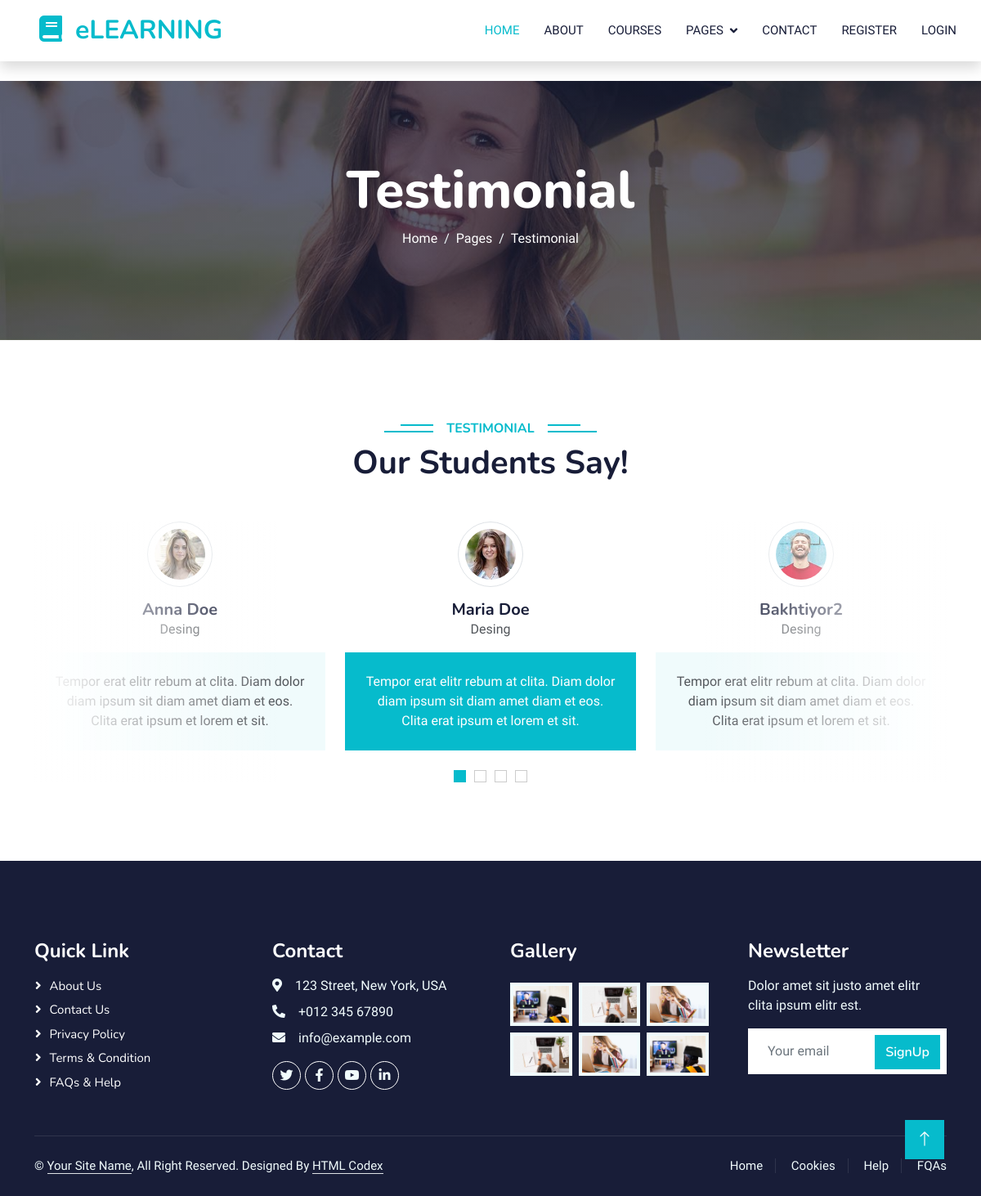
/testimonial, run on an earlier commit of the app's database.
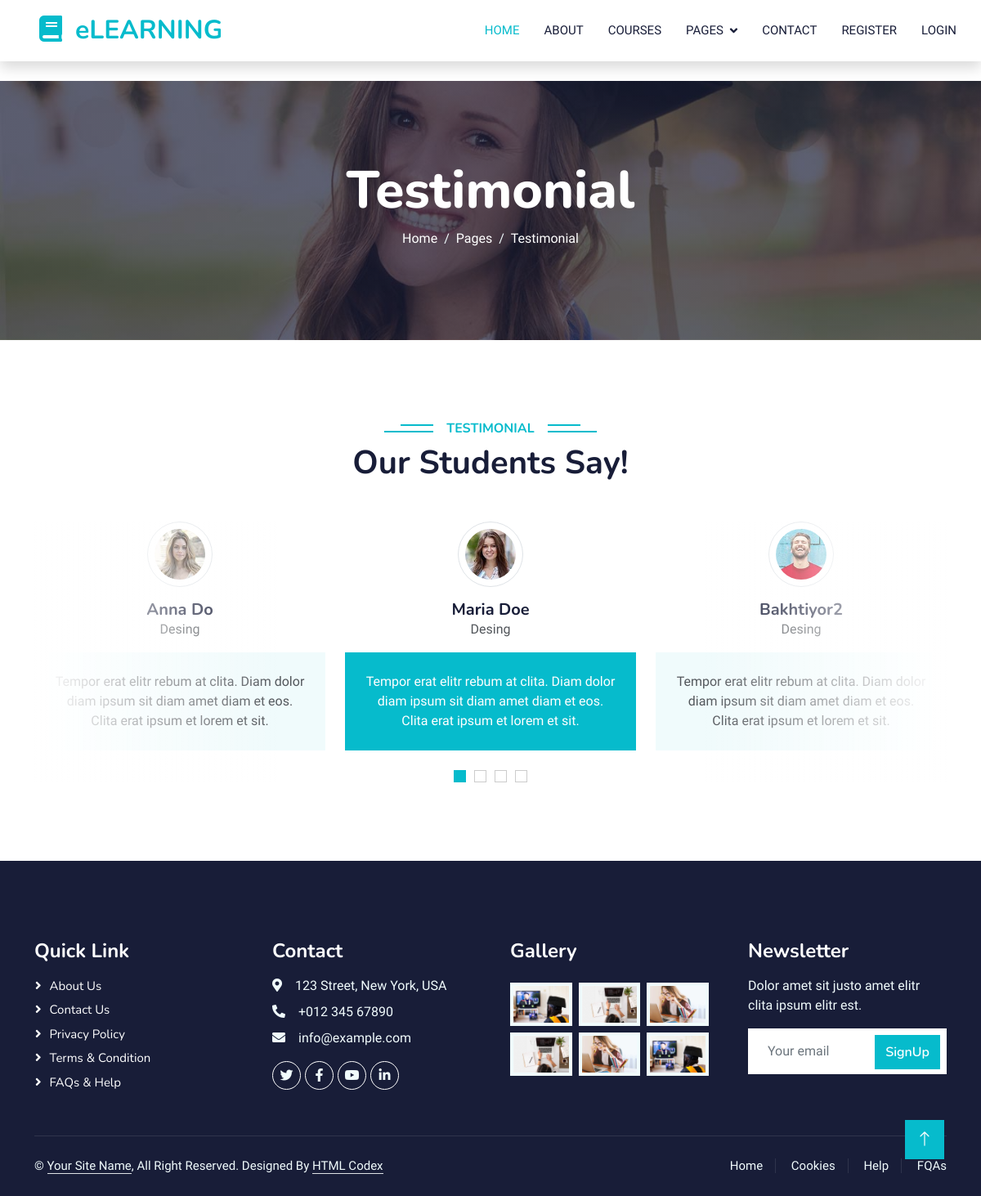
And on a later commit of the database.
### learningapp/models.py (models this page shows, shortened)
class Clients(models.Model):
    name = models.CharField(max_length=200)
    bio = models.TextField()
    profession = models.CharField(max_length=200)
    img = models.ImageField(upload_to='clients/')
    slug = models.SlugField()

### learningapp/views.py (the view)
# urls.py: path('testimonial', testimonial, name='testimonial'),
def testimonial(request):
   client = Clients.objects.all()
   context = {
      'client' : client
   }
   return render(request, 'testimonial.html', context=context)

### templates/testimonial.html
{% extends "base.html" %}
{% load static %}
{% block content %}
    <div class="container-fluid bg-primary py-5 mb-5 page-header">
        <div class="container py-5">
            <div class="row justify-content-center">
                <div class="col-lg-10 text-center">
                    <h1 class="display-3 text-white animated slideInDown">Testimonial</h1>
                    <nav aria-label="breadcrumb">
                        <ol class="breadcrumb justify-content-center">
                            <li class="breadcrumb-item"><a class="text-white" href="#">Home</a></li>
                            <li class="breadcrumb-item"><a class="text-white" href="#">Pages</a></li>
                            <li class="breadcrumb-item text-white active" aria-current="page">Testimonial</li>
                        </ol>
                    </nav>
                </div>
            </div>
        </div>
    </div>
    <div class="container-xxl py-5 wow fadeInUp" data-wow-delay="0.1s">
        <div class="container">
            <div class="text-center">
                <h6 class="section-title bg-white text-center text-primary px-3">Testimonial</h6>
                <h1 class="mb-5">Our Students Say!</h1>
            </div>
            <div class="owl-carousel testimonial-carousel position-relative">
                {% for client in client %}
                <div class="testimonial-item text-center">
                    <img class="border rounded-circle p-2 mx-auto mb-3" src="{{ client.img.url }}" style="width: 80px; height: 80px;">
                    <h5 class="mb-0">{{ client.name }}</h5>
                    <p>{{ client.profession }}</p>
                    <div class="testimonial-text bg-light text-center p-4">
                    <p class="mb-0">{{ client.bio }}</p>
                    </div>
                </div>
                {% endfor %}
            </div>
        </div>
    </div>
{% endblock content %}

### templates/base.html (shortened to what this page needs)
{% load static %}
<!DOCTYPE html>
<html lang="en">
<head>
    <link href="https://cdnjs.cloudflare.com/ajax/libs/font-awesome/5.10.0/css/all.min.css" rel="stylesheet">
    <link href="https://cdn.jsdelivr.net/npm/bootstrap-icons@1.4.1/font/bootstrap-icons.css" rel="stylesheet">
    <link href="{% static 'lib/animate/animate.min.css' %}" rel="stylesheet">
    <link href="{% static 'lib/owlcarousel/assets/owl.carousel.min.css' %}" rel="stylesheet">
    <link href="{% static 'css/bootstrap.min.css' %}" rel="stylesheet">
    <link href="{% static 'css/style.css' %}" rel="stylesheet">
</head>
<body>
    <nav class="navbar navbar-expand-lg bg-white navbar-light shadow sticky-top p-0">
        <a href="{% url 'index' %}" class="navbar-brand d-flex align-items-center px-4 px-lg-5">
            <h2 class="m-0 text-primary"><i class="fa fa-book me-3"></i>eLEARNING</h2>
        </a>
        <div class="collapse navbar-collapse" id="navbarCollapse">
            <div class="navbar-nav ms-auto p-4 p-lg-0">
                <a href="{% url 'index' %}" class="nav-item nav-link active">Home</a>
                <a href="{% url 'about' %}" class="nav-item nav-link">About</a>
                <a href="{% url 'courses' %}" class="nav-item nav-link">Courses</a>
                <div class="nav-item dropdown">
                    <a href="#" class="nav-link dropdown-toggle" data-bs-toggle="dropdown">Pages</a>
                </div>
                <a href="{% url 'contact' %}" class="nav-item nav-link">Contact</a>
                {% if user.is_authenticated %}
                    <a href="{% url 'logout' %}" class="nav-item nav-link">Logout</a>
                {% else %}
                    <a href="{% url 'register' %}" class="nav-item nav-link">Register</a>
                    <a href="{% url 'login' %}" class="nav-item nav-link">Login</a>
                {% endif %}
            </div>
        </div>
    </nav>
    <br/>
    {% block content %}
    {% endblock content %}
     <div class="container-fluid bg-dark text-light footer pt-5 mt-5 wow fadeIn" data-wow-delay="0.1s">
        <div class="container py-5">
            <div class="row g-5">
                <div class="col-lg-3 col-md-6">
                    <h4 class="text-white mb-3">Quick Link</h4>
                    <a class="btn btn-link" href="">About Us</a>
                    <a class="btn btn-link" href="">Contact Us</a>
                    <a class="btn btn-link" href="">Privacy Policy</a>
                    <a class="btn btn-link" href="">Terms & Condition</a>
                    <a class="btn btn-link" href="">FAQs & Help</a>
                </div>
                <div class="col-lg-3 col-md-6">
                    <h4 class="text-white mb-3">Contact</h4>
                    <p class="mb-2"><i class="fa fa-map-marker-alt me-3"></i>123 Street, New York, USA</p>
                    <p class="mb-2"><i class="fa fa-phone-alt me-3"></i>+012 345 67890</p>
                    <p class="mb-2"><i class="fa fa-envelope me-3"></i>info@example.com</p>
                    <div class="d-flex pt-2">
                        <a class="btn btn-outline-light btn-social" href=""><i class="fab fa-twitter"></i></a>
                        <a class="btn btn-outline-light btn-social" href=""><i class="fab fa-facebook-f"></i></a>
                        <a class="btn btn-outline-light btn-social" href=""><i class="fab fa-youtube"></i></a>
                        <a class="btn btn-outline-light btn-social" href=""><i class="fab fa-linkedin-in"></i></a>
                    </div>
                </div>
                <div class="col-lg-3 col-md-6">
                    <h4 class="text-white mb-3">Gallery</h4>
                    <div class="row g-2 pt-2">
                        <div class="col-4">
                            <img class="img-fluid bg-light p-1" src="{% static 'img/course-1.jpg' %}" alt="">
                        </div>
                        <div class="col-4">
                            <img class="img-fluid bg-light p-1" src="{% static 'img/course-2.jpg' %}" alt="">
                        </div>
                        <div class="col-4">
                            <img class="img-fluid bg-light p-1" src="{% static 'img/course-3.jpg' %}" alt="">
                        </div>
                        <div class="col-4">
                            <img class="img-fluid bg-light p-1" src="{% static 'img/course-2.jpg' %}" alt="">
                        </div>
                        <div class="col-4">
                            <img class="img-fluid bg-light p-1" src="{% static 'img/course-3.jpg' %}" alt="">
                        </div>
                        <div class="col-4">
                            <img class="img-fluid bg-light p-1" src="{% static 'img/course-1.jpg' %}" alt="">
                        </div>
                    </div>
                </div>
                <div class="col-lg-3 col-md-6">
                    <h4 class="text-white mb-3">Newsletter</h4>
                    <p>Dolor amet sit justo amet elitr clita ipsum elitr est.</p>
                    <div class="position-relative mx-auto" style="max-width: 400px;">
                        <input class="form-control border-0 w-100 py-3 ps-4 pe-5" type="text" placeholder="Your email">
                        <button type="button" class="btn btn-primary py-2 position-absolute top-0 end-0 mt-2 me-2">SignUp</button>
                    </div>
                </div>
            </div>
        </div>
        <div class="container">
            <div class="copyright">
                <div class="row">
                    <div class="col-md-6 text-center text-md-start mb-3 mb-md-0">
                        &copy; <a class="border-bottom" href="#">Your Site Name</a>, All Right Reserved.
                        Designed By <a class="border-bottom" href="https://htmlcodex.com">HTML Codex</a>
                    </div>
                    <div class="col-md-6 text-center text-md-end">
                        <div class="footer-menu">
                            <a href="">Home</a>
                            <a href="">Cookies</a>
                            <a href="">Help</a>
                            <a href="">FQAs</a>
                        </div>
                    </div>
                </div>
            </div>
        </div>
    </div>
    <a href="#" class="btn btn-lg btn-primary btn-lg-square back-to-top"><i class="bi bi-arrow-up"></i></a>
</body>
</html>

### static/css/style.css (style rules this page uses)
:root { --primary: #06BBCC; --light: #F0FBFC; --dark: #181d38; }
.back-to-top { position: fixed; display: none; right: 45px; bottom: 45px; z-index: 99; }
.btn { font-family: 'Nunito', sans-serif; font-weight: 600; transition: .5s; }
.btn.btn-primary, .btn.btn-secondary { color: #FFFFFF; }
.btn-lg-square { width: 48px; height: 48px; }
.btn-square, .btn-sm-square, .btn-lg-square { padding: 0; display: flex; align-items: center; justify-content: center; font-weight: normal; border-radius: 0px; }
.navbar .dropdown-toggle::after { border: none; content: "\f107"; font-family: "Font Awesome 5 Free"; font-weight: 900; vertical-align: middle; margin-left: 8px; }
.navbar-light .navbar-nav .nav-link { margin-right: 30px; padding: 25px 0; color: #FFFFFF; font-size: 15px; text-transform: uppercase; outline: none; }
.navbar-light .navbar-nav .nav-link:hover, .navbar-light .navbar-nav .nav-link.active { color: var(--primary); }
.navbar-light .navbar-brand, .navbar-light a.btn { height: 75px; }
.navbar-light .navbar-nav .nav-link { color: var(--dark); font-weight: 500; }
.navbar-light.sticky-top { top: -100px; transition: .5s; }
.page-header { background: linear-gradient(rgba(24, 29, 56, .7), rgba(24, 29, 56, .7)), url(../img/carousel-1.jpg); background-position: center center; background-repeat: no-repeat; background-size: cover; }
.breadcrumb-item + .breadcrumb-item::before { color: var(--light); }
.section-title { position: relative; display: inline-block; text-transform: uppercase; }
.section-title::before { position: absolute; content: ""; width: calc(100% + 80px); height: 2px; top: 4px; left: -40px; background: var(--primary); z-index: -1; }
.section-title::after { position: absolute; content: ""; width: calc(100% + 120px); height: 2px; bottom: 5px; left: -60px; background: var(--primary); z-index: -1; }
.testimonial-carousel::before { position: absolute; content: ""; top: 0; left: 0; height: 100%; width: 0; background: linear-gradient(to right, rgba(255, 255, 255, 1) 0%, rgba(255, 255, 255, 0) 100%); z-index: 1; }
.testimonial-carousel::after { position: absolute; content: ""; top: 0; right: 0; height: 100%; width: 0; background: linear-gradient(to left, rgba(255, 255, 255, 1) 0%, rgba(255, 255, 255, 0) 100%); z-index: 1; }
@media (min-width: 768px) { .testimonial-carousel::before, .testimonial-carousel::after { width: 200px; } }
@media (min-width: 992px) { .testimonial-carousel::before, .testimonial-carousel::after { width: 300px; } }
.testimonial-carousel .owl-item .testimonial-text, .testimonial-carousel .owl-item.center .testimonial-text * { transition: .5s; }
.testimonial-carousel .owl-item.center .testimonial-text { background: var(--primary) !important; }
.testimonial-carousel .owl-item.center .testimonial-text * { color: #FFFFFF !important; }
.footer .btn.btn-social { margin-right: 5px; width: 35px; height: 35px; display: flex; align-items: center; justify-content: center; color: var(--light); font-weight: normal; border: 1px solid #FFFFFF; border-radius: 35px; transition: .3s; }
.footer .btn.btn-link { display: block; margin-bottom: 5px; padding: 0; text-align: left; color: #FFFFFF; font-size: 15px; font-weight: normal; text-transform: capitalize; transition: .3s; }
.footer .btn.btn-link::before { position: relative; content: "\f105"; font-family: "Font Awesome 5 Free"; font-weight: 900; margin-right: 10px; }
.footer .copyright { padding: 25px 0; font-size: 15px; border-top: 1px solid rgba(256, 256, 256, .1); }
.footer .copyright a { color: var(--light); }
.footer .footer-menu a { margin-right: 15px; padding-right: 15px; border-right: 1px solid rgba(255, 255, 255, .1); }
.footer .footer-menu a:last-child { margin-right: 0; padding-right: 0; border-right: none; }

What changed in the data, as far as the page shows it:
changed Clients: name "Anna Doe" → "Anna Do"
